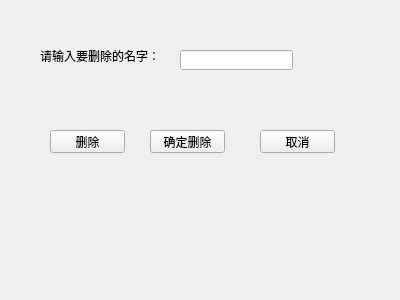
<?xml version="1.0" encoding="UTF-8"?>
<ui version="4.0">
 <class>Widget</class>
 <widget class="QWidget" name="Widget">
  <property name="geometry">
   <rect>
    <x>0</x>
    <y>0</y>
    <width>400</width>
    <height>300</height>
   </rect>
  </property>
  <property name="windowTitle">
   <string>Widget</string>
  </property>
  <widget class="QLabel" name="label">
   <property name="geometry">
    <rect>
     <x>40</x>
     <y>40</y>
     <width>131</width>
     <height>31</height>
    </rect>
   </property>
   <property name="text">
    <string>请输入要删除的名字：</string>
   </property>
  </widget>
  <widget class="QLineEdit" name="lineEdit">
   <property name="geometry">
    <rect>
     <x>180</x>
     <y>50</y>
     <width>113</width>
     <height>20</height>
    </rect>
   </property>
  </widget>
  <widget class="QPushButton" name="buttonDel">
   <property name="geometry">
    <rect>
     <x>50</x>
     <y>130</y>
     <width>75</width>
     <height>23</height>
    </rect>
   </property>
   <property name="text">
    <string>删除</string>
   </property>
  </widget>
  <widget class="QPushButton" name="buttonSure">
   <property name="geometry">
    <rect>
     <x>150</x>
     <y>130</y>
     <width>75</width>
     <height>23</height>
    </rect>
   </property>
   <property name="text">
    <string>确定删除</string>
   </property>
  </widget>
  <widget class="QPushButton" name="buttonCancel">
   <property name="geometry">
    <rect>
     <x>260</x>
     <y>130</y>
     <width>75</width>
     <height>23</height>
    </rect>
   </property>
   <property name="text">
    <string>取消</string>
   </property>
  </widget>
 </widget>
 <layoutdefault spacing="6" margin="11"/>
 <resources/>
 <connections/>
</ui>
